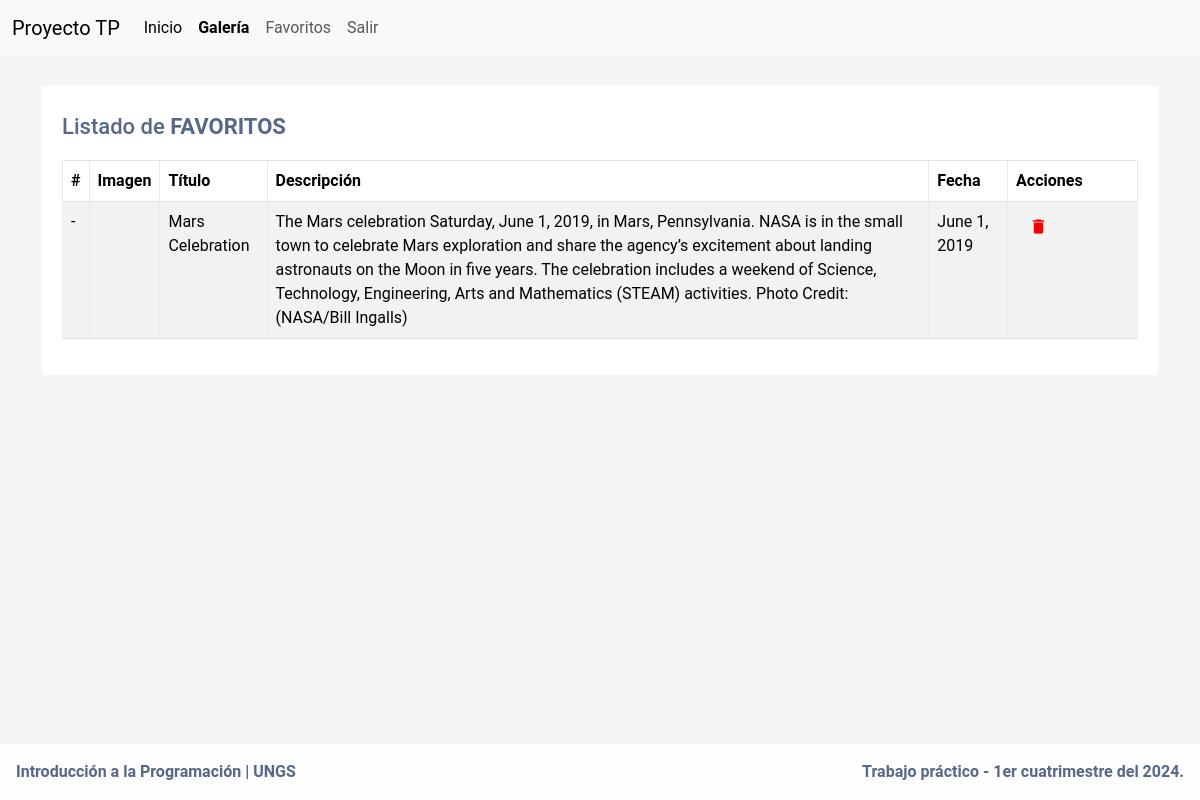
Before: /favourites/ (signed in) with the older database file.
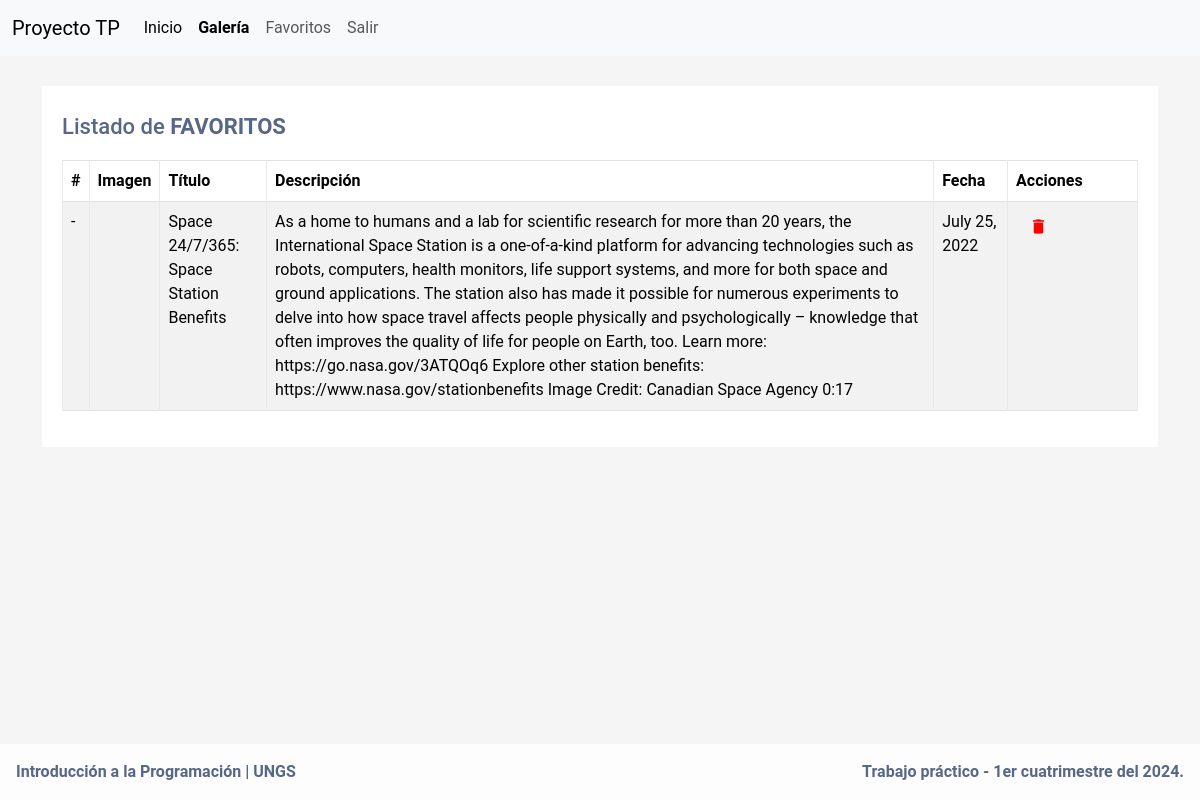
After: the same page with the newer database file.
### nasa_image_gallery/models.py (models this page shows)
class Favourite(models.Model):
    title = models.CharField(max_length=200)
    description = models.TextField()
    image_url = models.TextField()
    date = models.DateField()
    user = models.ForeignKey(settings.AUTH_USER_MODEL, on_delete=models.CASCADE) # asociamos el favorito con el usuario en cuestión.
    class Meta:
        unique_together = ('user', 'title', 'description', 'image_url', 'date')

### nasa_image_gallery/views.py (the view)
# urls.py: path('favourites/', views.getAllFavouritesByUser, name='favoritos'),
@login_required
def getAllFavouritesByUser(request):
    favourite_list = Favourite.objects.filter(user=request.user)
    return render(request, 'favourites.html', {'favourite_list': favourite_list})

### main/context_processors.py (called while the page is built)
def version(request):
    return {'VERSION': config.VERSION}

### nasa_image_gallery/templates/favourites.html (shortened to what this page needs)
{% extends 'header.html' %} {% block content %}
<div class="container-xl">
    <div class="table-responsive">
        <div class="table-wrapper">
            <div class="table-title">
                <div class="row">
                    <div class="col-sm-8">
                        <h2>Listado de <strong>FAVORITOS</strong></h2>
                    </div>
                </div>
            </div>
            <table class="table table-striped table-hover table-bordered">
                <thead>
                    <tr>
                        <th>#</th>
                        <th>Imagen</th>
                        <th>Título </th>
                        <th>Descripción</th>
                        <th>Fecha </th>
                        <th>Acciones</th>
                    </tr>
                </thead>
                <tbody>
                    {% for favorito in favourite_list %}
                    <tr>
                        <td>-</td>
                        <td><img src="{{ favorito.image_url }}" alt="" style="max-width: 200px; max-height: 200px;"></td>
                        <td>{{ favorito.title }}</td>
                        <td>{{ favorito.description }}</td>
                        <td>{{ favorito.date }}</td>
                        <td>
                            <form method="post" action="{% url 'borrar-favorito' %}">
                                <button type="submit" class="btn" style="color:red"><i class="material-icons">&#xE872;</i></button>
                            </form>
                        </td>
                    </tr>
                    {% endfor %}
                </tbody>
            </table>
        </div>
    </div>
</div>
{% endblock %}

### nasa_image_gallery/templates/header.html (shortened to what this page needs)
<!DOCTYPE html>
<html lang="es">
<head>
    {% load bootstrap5 %} {% bootstrap_css %} {% bootstrap_javascript %} {% load static %}
    <link rel="stylesheet" type="text/css" href="{% static 'styles.css' %}">
</head>
<body>
    <nav class="navbar navbar-expand-lg bg-body-tertiary">
        <div class="container-fluid">
            <a class="navbar-brand" href="#">Proyecto TP</a>
            <div class="collapse navbar-collapse" id="navbarSupportedContent">
                <ul class="navbar-nav me-auto mb-2 mb-lg-0">
                    <li class="nav-item">
                        <a class="nav-link active" aria-current="page" href="{% url 'index-page' %}">Inicio</a>
                    </li>
                    <li class="nav-item">
                        <a class="nav-link active" aria-current="page" href="{% url 'home' %}"><strong>Galería</strong></a>
                    </li>
                    {% if request.user.is_authenticated %}
                    <li class="nav-item">
                        <a class="nav-link" href="{% url 'favoritos' %}">Favoritos</a>
                    </li>
                    {% endif %}
                    <li class="nav-item">
                        {% if request.user.is_authenticated %}
                        <a class="nav-link" href="{% url 'exit' %}">Salir</a> {% else %}
                        <a class="nav-link" href="{% url 'login' %}" >Iniciar sesión</a> {% endif %}
                    </li>
                </ul>
            </div>
        </div>
    </nav>
    {% block content %} {% endblock %} {% include "footer.html" %}

### nasa_image_gallery/templates/footer.html
<footer class="bg-body-tertiary text-center text-lg-start fixed-bottom">
    <div class="text-center p-3" style="display: flex;background-color: rgb(255 255 255 / 78%);justify-content: space-between;">
        <strong>Introducción a la Programación | UNGS</strong>
        <strong>{{VERSION}}</strong>
    </div>
</footer>
</body>
</html>

### static/styles.css (style rules this page uses)
body { color: #566787; background: #f5f5f5; font-family: 'Roboto', sans-serif; }
.table-responsive { margin: 30px 0; }
.table-wrapper { min-width: 1000px; background: #fff; padding: 20px; box-shadow: 0 1px 1px rgba(0, 0, 0, .05); }
.table-title { padding-bottom: 10px; margin: 0 0 10px; min-width: 100%; }
.table-title h2 { margin: 8px 0 0; font-size: 22px; }
table.table tr th, table.table tr td { border-color: #e9e9e9; }
table.table-striped tbody tr:nth-of-type(odd) { background-color: #fcfcfc; }
table.table td:last-child { width: 130px; }
table.table td i { font-size: 19px; }

Changed rows visible on the page:
removed Favourite: title "Mars Celebration", description "The Mars celebration Saturday, June 1, 2019, in Mars, Pennsylvania. NASA is in the small town to celebrate Mars exploration and share the agency’s excitement about landing astronauts on the Moon in five years. The celebration includes a weekend of Science, Technology, Engineering, Arts and Mathematics (STEAM) activities. Photo Credit: (NASA/Bill Ingalls)", date "June 1, 2019"
added Favourite: title "Space 24/7/365: Space Station Benefits", description "As a home to humans and a lab for scientific research for more than 20 years, the International Space Station is a one-of-a-kind platform for advancing technologies such as robots, computers, health monitors, life support systems, and more for both space and ground applications. The station also has made it possible for numerous experiments to delve into how space travel affects people physically and psychologically – knowledge that often improves the quality of life for people on Earth, too. Learn more: https://go.nasa.gov/3ATQOq6 Explore other station benefits: https://www.nasa.gov/stationbenefits Image Credit: Canadian Space Agency 0:17", date "July 25, 2022"
